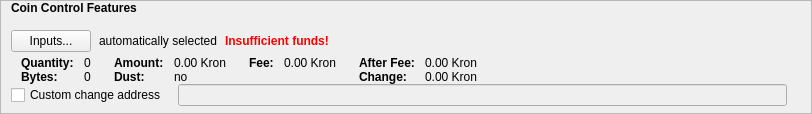
      <widget class="QFrame" name="frameCoinControl">
       <property name="sizePolicy">
        <sizepolicy hsizetype="Expanding" vsizetype="Fixed">
         <horstretch>0</horstretch>
         <verstretch>0</verstretch>
        </sizepolicy>
       </property>
       <property name="maximumSize">
        <size>
         <width>16777215</width>
         <height>16777215</height>
        </size>
       </property>
       <property name="frameShape">
        <enum>QFrame::StyledPanel</enum>
       </property>
       <property name="frameShadow">
        <enum>QFrame::Sunken</enum>
       </property>
       <layout class="QVBoxLayout" name="verticalLayoutCoinControl2">
        <property name="spacing">
         <number>0</number>
        </property>
        <property name="leftMargin">
         <number>0</number>
        </property>
        <property name="topMargin">
         <number>0</number>
        </property>
        <property name="rightMargin">
         <number>0</number>
        </property>
        <property name="bottomMargin">
         <number>6</number>
        </property>
        <item>
         <layout class="QVBoxLayout" name="verticalLayoutCoinControl" stretch="0,0,0,0,0">
          <property name="spacing">
           <number>0</number>
          </property>
          <property name="leftMargin">
           <number>10</number>
          </property>
          <property name="topMargin">
           <number>0</number>
          </property>
          <item>
           <layout class="QHBoxLayout" name="horizontalLayoutCoinControl1">
            <property name="bottomMargin">
             <number>15</number>
            </property>
            <item>
             <widget class="QLabel" name="labelCoinControlFeatures">
              <property name="sizePolicy">
               <sizepolicy hsizetype="Preferred" vsizetype="Maximum">
                <horstretch>0</horstretch>
                <verstretch>0</verstretch>
               </sizepolicy>
              </property>
              <property name="font">
               <font>
                <weight>75</weight>
                <bold>true</bold>
               </font>
              </property>
              <property name="styleSheet">
               <string notr="true">font-weight:bold;</string>
              </property>
              <property name="text">
               <string>Coin Control Features</string>
              </property>
             </widget>
            </item>
           </layout>
          </item>
          <item>
           <layout class="QHBoxLayout" name="horizontalLayoutCoinControl2" stretch="0,0,0,0">
            <property name="spacing">
             <number>8</number>
            </property>
            <property name="bottomMargin">
             <number>0</number>
            </property>
            <item>
             <widget class="QPushButton" name="pushButtonCoinControl">
              <property name="styleSheet">
               <string notr="true"/>
              </property>
              <property name="text">
               <string>Inputs...</string>
              </property>
              <property name="autoDefault">
               <bool>false</bool>
              </property>
             </widget>
            </item>
            <item>
             <widget class="QLabel" name="labelCoinControlAutomaticallySelected">
              <property name="text">
               <string>automatically selected</string>
              </property>
              <property name="margin">
               <number>5</number>
              </property>
             </widget>
            </item>
            <item>
             <widget class="QLabel" name="labelCoinControlInsuffFunds">
              <property name="font">
               <font>
                <weight>75</weight>
                <bold>true</bold>
               </font>
              </property>
              <property name="styleSheet">
               <string notr="true">color:red;font-weight:bold;</string>
              </property>
              <property name="text">
               <string>Insufficient funds!</string>
              </property>
              <property name="margin">
               <number>5</number>
              </property>
             </widget>
            </item>
            <item>
             <spacer name="horizontalSpacerCoinControl">
              <property name="orientation">
               <enum>Qt::Horizontal</enum>
              </property>
              <property name="sizeHint" stdset="0">
               <size>
                <width>40</width>
                <height>1</height>
               </size>
              </property>
             </spacer>
            </item>
           </layout>
          </item>
          <item>
           <widget class="QWidget" name="widgetCoinControl" native="true">
            <property name="sizePolicy">
             <sizepolicy hsizetype="Preferred" vsizetype="Preferred">
              <horstretch>0</horstretch>
              <verstretch>0</verstretch>
             </sizepolicy>
            </property>
            <property name="minimumSize">
             <size>
              <width>0</width>
              <height>0</height>
             </size>
            </property>
            <property name="styleSheet">
             <string notr="true"/>
            </property>
            <layout class="QHBoxLayout" name="horizontalLayoutCoinControl5">
             <property name="leftMargin">
              <number>0</number>
             </property>
             <property name="topMargin">
              <number>0</number>
             </property>
             <property name="rightMargin">
              <number>0</number>
             </property>
             <property name="bottomMargin">
              <number>0</number>
             </property>
             <item>
              <layout class="QHBoxLayout" name="horizontalLayoutCoinControl3" stretch="0,0,0,1">
               <property name="spacing">
                <number>11</number>
               </property>
               <property name="topMargin">
                <number>0</number>
               </property>
               <property name="bottomMargin">
                <number>0</number>
               </property>
               <item>
                <layout class="QFormLayout" name="formLayoutCoinControl1">
                 <property name="horizontalSpacing">
                  <number>10</number>
                 </property>
                 <property name="verticalSpacing">
                  <number>0</number>
                 </property>
                 <property name="leftMargin">
                  <number>10</number>
                 </property>
                 <property name="topMargin">
                  <number>4</number>
                 </property>
                 <property name="rightMargin">
                  <number>6</number>
                 </property>
                 <item row="0" column="0">
                  <widget class="QLabel" name="labelCoinControlQuantityText">
                   <property name="font">
                    <font>
                     <weight>75</weight>
                     <bold>true</bold>
                    </font>
                   </property>
                   <property name="text">
                    <string>Quantity:</string>
                   </property>
                   <property name="margin">
                    <number>0</number>
                   </property>
                  </widget>
                 </item>
                 <item row="0" column="1">
                  <widget class="QLabel" name="labelCoinControlQuantity">
                   <property name="cursor">
                    <cursorShape>IBeamCursor</cursorShape>
                   </property>
                   <property name="contextMenuPolicy">
                    <enum>Qt::ActionsContextMenu</enum>
                   </property>
                   <property name="text">
                    <string notr="true">0</string>
                   </property>
                   <property name="margin">
                    <number>0</number>
                   </property>
                   <property name="textInteractionFlags">
                    <set>Qt::LinksAccessibleByMouse|Qt::TextSelectableByKeyboard|Qt::TextSelectableByMouse</set>
                   </property>
                  </widget>
                 </item>
                 <item row="1" column="0">
                  <widget class="QLabel" name="labelCoinControlBytesText">
                   <property name="font">
                    <font>
                     <weight>75</weight>
                     <bold>true</bold>
                    </font>
                   </property>
                   <property name="text">
                    <string>Bytes:</string>
                   </property>
                  </widget>
                 </item>
                 <item row="1" column="1">
                  <widget class="QLabel" name="labelCoinControlBytes">
                   <property name="cursor">
                    <cursorShape>IBeamCursor</cursorShape>
                   </property>
                   <property name="contextMenuPolicy">
                    <enum>Qt::ActionsContextMenu</enum>
                   </property>
                   <property name="text">
                    <string notr="true">0</string>
                   </property>
                   <property name="textInteractionFlags">
                    <set>Qt::LinksAccessibleByMouse|Qt::TextSelectableByKeyboard|Qt::TextSelectableByMouse</set>
                   </property>
                  </widget>
                 </item>
                </layout>
               </item>
               <item>
                <layout class="QFormLayout" name="formLayoutCoinControl2">
                 <property name="horizontalSpacing">
                  <number>10</number>
                 </property>
                 <property name="verticalSpacing">
                  <number>0</number>
                 </property>
                 <property name="leftMargin">
                  <number>6</number>
                 </property>
                 <property name="topMargin">
                  <number>4</number>
                 </property>
                 <property name="rightMargin">
                  <number>6</number>
                 </property>
                 <item row="0" column="0">
                  <widget class="QLabel" name="labelCoinControlAmountText">
                   <property name="font">
                    <font>
                     <weight>75</weight>
                     <bold>true</bold>
                    </font>
                   </property>
                   <property name="text">
                    <string>Amount:</string>
                   </property>
                   <property name="margin">
                    <number>0</number>
                   </property>
                  </widget>
                 </item>
                 <item row="0" column="1">
                  <widget class="QLabel" name="labelCoinControlAmount">
                   <property name="cursor">
                    <cursorShape>IBeamCursor</cursorShape>
                   </property>
                   <property name="contextMenuPolicy">
                    <enum>Qt::ActionsContextMenu</enum>
                   </property>
                   <property name="text">
                    <string notr="true">0.00 Kron</string>
                   </property>
                   <property name="textInteractionFlags">
                    <set>Qt::LinksAccessibleByMouse|Qt::TextSelectableByKeyboard|Qt::TextSelectableByMouse</set>
                   </property>
                  </widget>
                 </item>
                 <item row="1" column="0">
                  <widget class="QLabel" name="labelCoinControlLowOutputText">
                   <property name="font">
                    <font>
                     <weight>75</weight>
                     <bold>true</bold>
                    </font>
                   </property>
                   <property name="text">
                    <string>Dust:</string>
                   </property>
                  </widget>
                 </item>
                 <item row="1" column="1">
                  <widget class="QLabel" name="labelCoinControlLowOutput">
                   <property name="cursor">
                    <cursorShape>IBeamCursor</cursorShape>
                   </property>
                   <property name="contextMenuPolicy">
                    <enum>Qt::ActionsContextMenu</enum>
                   </property>
                   <property name="text">
                    <string notr="true">no</string>
                   </property>
                   <property name="textInteractionFlags">
                    <set>Qt::LinksAccessibleByMouse|Qt::TextSelectableByKeyboard|Qt::TextSelectableByMouse</set>
                   </property>
                  </widget>
                 </item>
                </layout>
               </item>
               <item>
                <layout class="QFormLayout" name="formLayoutCoinControl3">
                 <property name="horizontalSpacing">
                  <number>10</number>
                 </property>
                 <property name="verticalSpacing">
                  <number>0</number>
                 </property>
                 <property name="leftMargin">
                  <number>6</number>
                 </property>
                 <property name="topMargin">
                  <number>4</number>
                 </property>
                 <property name="rightMargin">
                  <number>6</number>
                 </property>
                 <item row="0" column="0">
                  <widget class="QLabel" name="labelCoinControlFeeText">
                   <property name="font">
                    <font>
                     <weight>75</weight>
                     <bold>true</bold>
                    </font>
                   </property>
                   <property name="text">
                    <string>Fee:</string>
                   </property>
                   <property name="margin">
                    <number>0</number>
                   </property>
                  </widget>
                 </item>
                 <item row="0" column="1">
                  <widget class="QLabel" name="labelCoinControlFee">
                   <property name="cursor">
                    <cursorShape>IBeamCursor</cursorShape>
                   </property>
                   <property name="contextMenuPolicy">
                    <enum>Qt::ActionsContextMenu</enum>
                   </property>
                   <property name="text">
                    <string notr="true">0.00 Kron</string>
                   </property>
                   <property name="textInteractionFlags">
                    <set>Qt::LinksAccessibleByMouse|Qt::TextSelectableByKeyboard|Qt::TextSelectableByMouse</set>
                   </property>
                  </widget>
                 </item>
                </layout>
               </item>
               <item>
                <layout class="QFormLayout" name="formLayoutCoinControl4">
                 <property name="horizontalSpacing">
                  <number>10</number>
                 </property>
                 <property name="verticalSpacing">
                  <number>0</number>
                 </property>
                 <property name="leftMargin">
                  <number>6</number>
                 </property>
                 <property name="topMargin">
                  <number>4</number>
                 </property>
                 <property name="rightMargin">
                  <number>6</number>
                 </property>
                 <item row="0" column="0">
                  <widget class="QLabel" name="labelCoinControlAfterFeeText">
                   <property name="font">
                    <font>
                     <weight>75</weight>
                     <bold>true</bold>
                    </font>
                   </property>
                   <property name="text">
                    <string>After Fee:</string>
                   </property>
                   <property name="margin">
                    <number>0</number>
                   </property>
                  </widget>
                 </item>
                 <item row="0" column="1">
                  <widget class="QLabel" name="labelCoinControlAfterFee">
                   <property name="cursor">
                    <cursorShape>IBeamCursor</cursorShape>
                   </property>
                   <property name="contextMenuPolicy">
                    <enum>Qt::ActionsContextMenu</enum>
                   </property>
                   <property name="text">
                    <string notr="true">0.00 Kron</string>
                   </property>
                   <property name="textInteractionFlags">
                    <set>Qt::LinksAccessibleByMouse|Qt::TextSelectableByKeyboard|Qt::TextSelectableByMouse</set>
                   </property>
                  </widget>
                 </item>
                 <item row="1" column="0">
                  <widget class="QLabel" name="labelCoinControlChangeText">
                   <property name="font">
                    <font>
                     <weight>75</weight>
                     <bold>true</bold>
                    </font>
                   </property>
                   <property name="text">
                    <string>Change:</string>
                   </property>
                  </widget>
                 </item>
                 <item row="1" column="1">
                  <widget class="QLabel" name="labelCoinControlChange">
                   <property name="cursor">
                    <cursorShape>IBeamCursor</cursorShape>
                   </property>
                   <property name="contextMenuPolicy">
                    <enum>Qt::ActionsContextMenu</enum>
                   </property>
                   <property name="text">
                    <string notr="true">0.00 Kron</string>
                   </property>
                   <property name="textInteractionFlags">
                    <set>Qt::LinksAccessibleByMouse|Qt::TextSelectableByKeyboard|Qt::TextSelectableByMouse</set>
                   </property>
                  </widget>
                 </item>
                </layout>
               </item>
              </layout>
             </item>
            </layout>
           </widget>
          </item>
          <item>
           <layout class="QHBoxLayout" name="horizontalLayoutCoinControl4" stretch="0,0,0">
            <property name="spacing">
             <number>12</number>
            </property>
            <property name="sizeConstraint">
             <enum>QLayout::SetDefaultConstraint</enum>
            </property>
            <property name="topMargin">
             <number>0</number>
            </property>
            <property name="rightMargin">
             <number>5</number>
            </property>
            <item>
             <widget class="QCheckBox" name="checkBoxCoinControlChange">
              <property name="toolTip">
               <string>If this is activated, but the change address is empty or invalid, change will be sent to a newly generated address.</string>
              </property>
              <property name="text">
               <string>Custom change address</string>
              </property>
             </widget>
            </item>
            <item>
             <widget class="QValidatedLineEdit" name="lineEditCoinControlChange">
              <property name="enabled">
               <bool>false</bool>
              </property>
              <property name="sizePolicy">
               <sizepolicy hsizetype="Expanding" vsizetype="Fixed">
                <horstretch>0</horstretch>
                <verstretch>0</verstretch>
               </sizepolicy>
              </property>
             </widget>
            </item>
            <item>
             <widget class="QLabel" name="labelCoinControlChangeLabel">
              <property name="sizePolicy">
               <sizepolicy hsizetype="Preferred" vsizetype="Expanding">
                <horstretch>0</horstretch>
                <verstretch>0</verstretch>
               </sizepolicy>
              </property>
              <property name="minimumSize">
               <size>
                <width>0</width>
                <height>0</height>
               </size>
              </property>
              <property name="text">
               <string/>
              </property>
              <property name="margin">
               <number>3</number>
              </property>
             </widget>
            </item>
           </layout>
          </item>
          <item>
           <spacer name="verticalSpacerCoinControl">
            <property name="orientation">
             <enum>Qt::Vertical</enum>
            </property>
            <property name="sizeHint" stdset="0">
             <size>
              <width>800</width>
              <height>1</height>
             </size>
            </property>
           </spacer>
          </item>
         </layout>
        </item>
       </layout>
      </widget>
